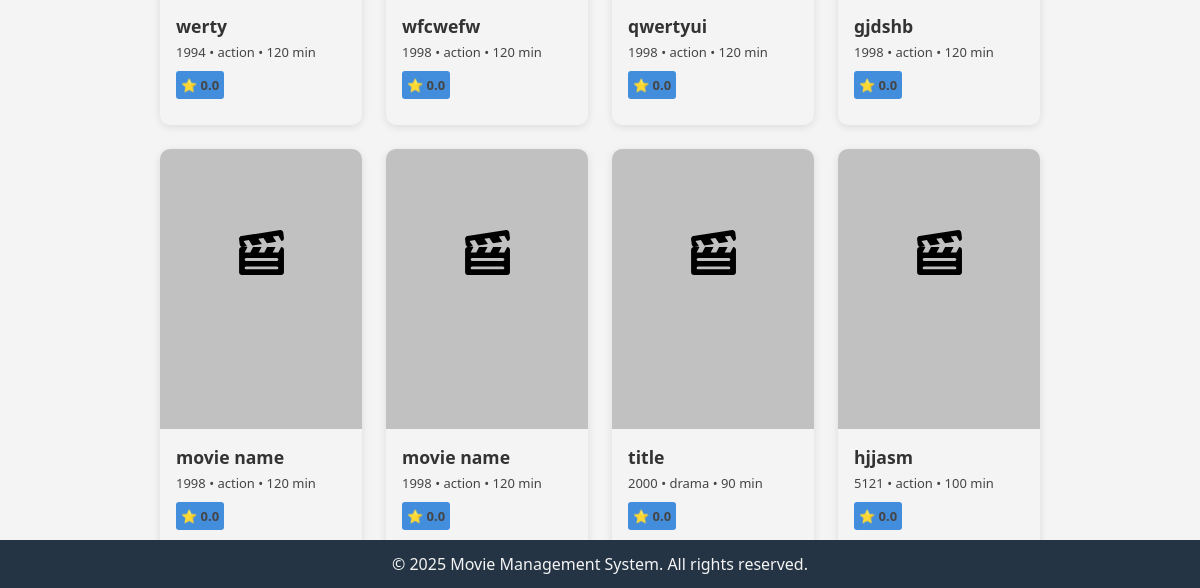
The app's page /movies/homepage/ (lower part), older data.
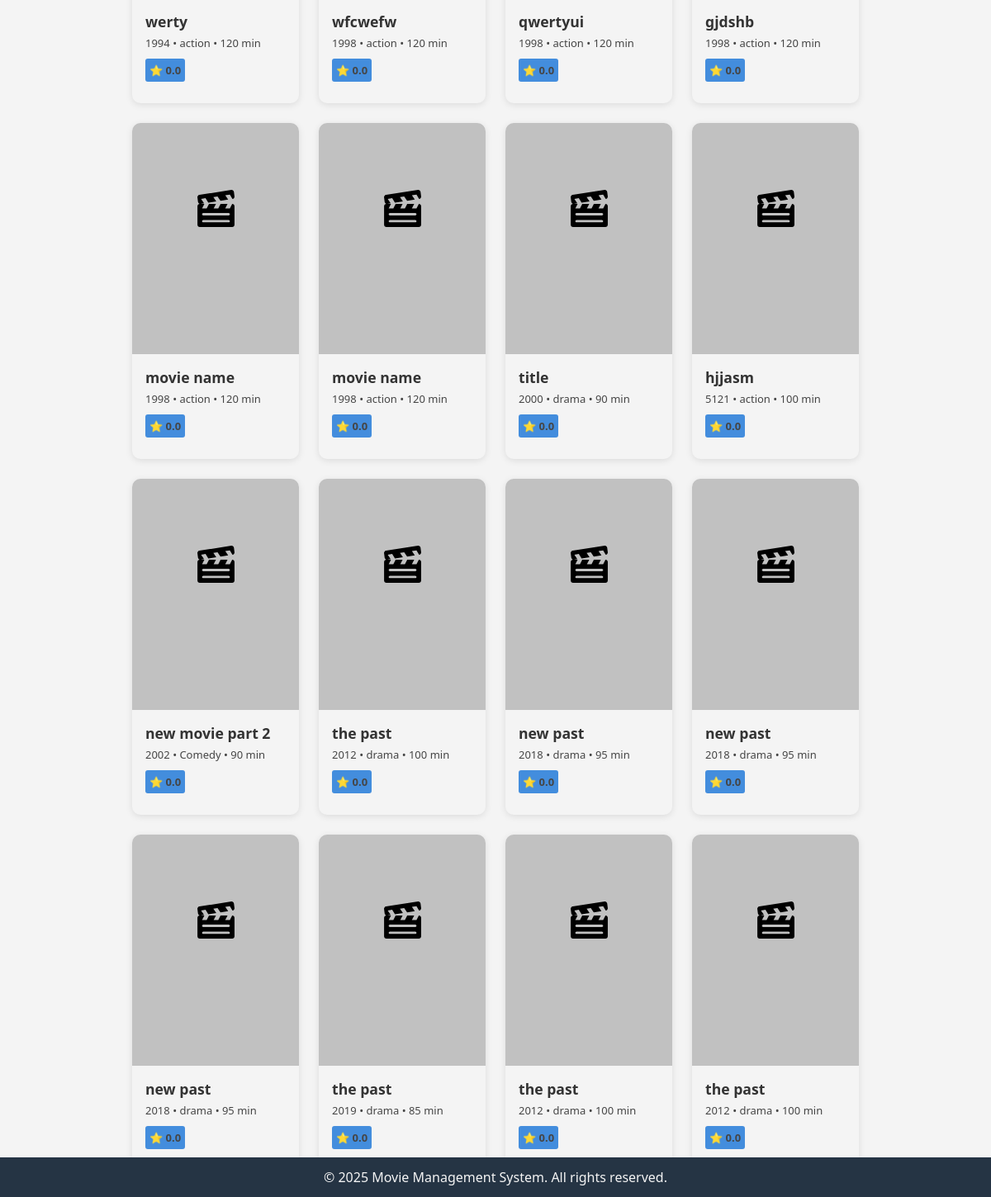
The same page, newer data.
### movies/models.py (models this page shows, shortened)
class Movie(models.Model):
    title = models.CharField(max_length=200)
    description = models.TextField(default=None)
    release_year = models.PositiveIntegerField(null=True)
    duration = models.PositiveIntegerField()
    poster = models.ImageField(upload_to='posters/', null=True, blank=True)
    rating = models.FloatField(default=0.0)
    genre = models.ForeignKey(Genre, on_delete=models.SET_NULL, null=True)
    director = models.ForeignKey(Person, on_delete=models.SET_NULL, null=True, limit_choices_to={'role_type': 'director'}, related_name='directed_movies')
    created_at = models.DateTimeField(auto_now_add=True)
    genre = models.ForeignKey(Genre, on_delete=models.CASCADE, related_name='movies')

class Genre(models.Model):
    genre_name = models.CharField(max_length=50, unique=True)
    def __str__(self):
        return self.genre_name

### movies/views.py (the view, shortened to what this page needs)
# urls.py: path('homepage/', views.HomePageView.as_view(), name='home'),
class HomePageView(TemplateView):
    model = Movie
    template_name = 'movies/home.html'
    def get_context_data(self, **kwargs):
        context = super().get_context_data(**kwargs)
        context['genres'] = Genre.objects.all()
        selected_genre = self.request.GET.get('genres')
        if selected_genre:
            context['movies'] = Movie.objects.filter(genre__name=selected_genre)
        else:
            context['movies'] = Movie.objects.all()
        return context

### movies/templates/movies/home.html (shortened to what this page needs)
{% extends 'movies/base.html' %}
{% block content %}
<div class="home-container">
    <div class="content">
        <br>
        <div class="movie-block">
            {% for movie in movies %}
                <a class="nav-link" href="{% url 'movies:movieDetail' movie.id %}">
                    <div class="movie-card">
                        <div class="movie-poster">
                        </div>
                        <div class="movie-info">
                            <h3>{{ movie.title }}</h3>
                            <p>{{ movie.release_year }} • {{ movie.genre }} • {{ movie.duration }} min</p>
                            <span>
                                <p>⭐ {{ movie.rating }}</p>
                            </span>
                        </div>
                    </div>
                </a>
            {% empty %}
                <p>No movies found.</p>
            {% endfor %}
        </div>
    </div>
</div>
<footer>
    <p>© 2025 Movie Management System. All rights reserved.</p>
</footer>
{% endblock %}

Row changes from the older to the newer data that the page shows:
added Movie: title "new movie part 2", release_year "2002", genre "Comedy", duration "90", rating "0.0"
added Movie: title "the past", release_year "2012", genre "drama", duration "100", rating "0.0"
added Movie: title "new past", release_year "2018", genre "drama", duration "95", rating "0.0"
added Movie: title "new past", release_year "2018", genre "drama", duration "95", rating "0.0"
added Movie: title "new past", release_year "2018", genre "drama", duration "95", rating "0.0"
added Movie: title "the past", release_year "2019", genre "drama", duration "85", rating "0.0"
added Movie: title "the past", release_year "2012", genre "drama", duration "100", rating "0.0"
added Movie: title "the past", release_year "2012", genre "drama", duration "100", rating "0.0"
